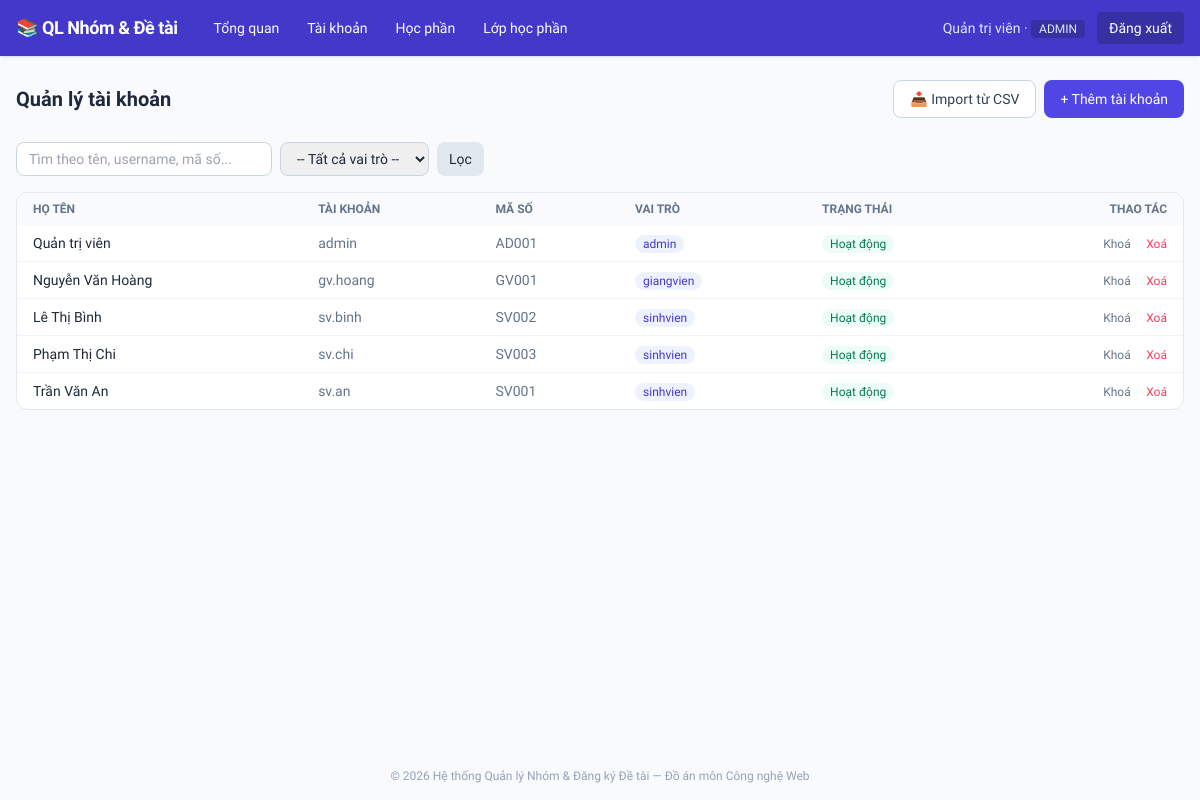
Page /admin/accounts.php (signed in) on the committed database.
### tables this page shows
CREATE TABLE users (
    id INT AUTO_INCREMENT PRIMARY KEY,
    username VARCHAR(50) NOT NULL UNIQUE,
    password VARCHAR(255) NOT NULL,
    ho_ten VARCHAR(150) NOT NULL,
    email VARCHAR(150),
    mssv_mgv VARCHAR(50) COMMENT 'Mã số sinh viên hoặc mã giảng viên',
    role ENUM('admin','giangvien','sinhvien') NOT NULL,
    trang_thai ENUM('active','locked') NOT NULL DEFAULT 'active',
    created_at DATETIME DEFAULT CURRENT_TIMESTAMP
);

### includes/auth.php (called while the page is built, shortened)
<?php
function dang_nhap(): bool
{
    return isset($_SESSION['user_id']);
}
function current_user(): ?array
{
    return [
        'id'      => $_SESSION['user_id'],
        'username'=> $_SESSION['username'],
        'ho_ten'  => $_SESSION['ho_ten'],
        'role'    => $_SESSION['role'],
    ];
}

### config/database.php (called while the page is built, shortened)
<?php
$DB_HOST = 'localhost';
$DB_NAME = 'qlnhom_detai';
$DB_USER = 'root';
$DB_PASS = '';
try {
    $mysqli = new mysqli($DB_HOST, $DB_USER, $DB_PASS, $DB_NAME);
    $mysqli->set_charset('utf8mb4');
} catch (mysqli_sql_exception $e) {
    die('Lỗi kết nối CSDL: ' . htmlspecialchars($e->getMessage()) .
        '<br>Hãy kiểm tra XAMPP (Apache + MySQL) đã bật, đã import file database/schema.sql, và PHP đang dùng là bản >= 8.1.');
}
function db_stmt(string $sql, array $params = []): mysqli_stmt
{
    global $mysqli;
    $stmt = $mysqli->prepare($sql);
    $stmt->execute($params);
    return $stmt;
}
function db_query(string $sql, array $params = []): array
{
    $stmt = db_stmt($sql, $params);
    $result = $stmt->get_result();
    $rows = $result ? $result->fetch_all(MYSQLI_ASSOC) : [];
    return $rows;
}

### includes/functions.php (called while the page is built, shortened)
<?php
function e(?string $str): string
{
    return htmlspecialchars($str ?? '', ENT_QUOTES, 'UTF-8');
}

### admin/accounts.php (the view, shortened to what this page needs)
<?php
$q = trim($_GET['q'] ?? '');
$sql = 'SELECT * FROM users WHERE 1=1';
$params = [];
$sql .= ' ORDER BY role, ho_ten';
$users = db_query($sql, $params);
include __DIR__ . '/../includes/header.php';
?>
<div class="flex flex-wrap items-center justify-between gap-3 mb-6">
  <h1 class="text-xl font-bold text-slate-800">Quản lý tài khoản</h1>
  <div class="flex gap-2">
    <a href="<?= BASE_URL ?>/admin/accounts_import.php" class="bg-white border border-slate-300 hover:border-brand-400 text-slate-700 text-sm px-4 py-2 rounded-lg transition">📥 Import từ CSV</a>
    <button onclick="document.getElementById('modalAdd').classList.remove('hidden')" class="bg-brand-600 hover:bg-brand-700 text-white text-sm px-4 py-2 rounded-lg transition">+ Thêm tài khoản</button>
  </div>
</div>
<form method="get" class="flex flex-wrap gap-2 mb-4">
  <input type="text" name="q" value="<?= e($q) ?>" placeholder="Tìm theo tên, username, mã số..." class="border border-slate-300 rounded-lg px-3 py-1.5 text-sm w-64">
  <select name="role" class="border border-slate-300 rounded-lg px-3 py-1.5 text-sm">
    <option value="">-- Tất cả vai trò --</option>
  </select>
  <button class="bg-slate-200 hover:bg-slate-300 text-sm px-3 py-1.5 rounded-lg">Lọc</button>
</form>
<div class="bg-white border border-slate-200 rounded-xl overflow-hidden">
  <table class="w-full text-sm">
    <thead class="bg-slate-50 text-slate-500 text-xs uppercase">
      <tr>
        <th class="text-left px-4 py-2">Họ tên</th>
        <th class="text-left px-4 py-2">Tài khoản</th>
        <th class="text-left px-4 py-2">Mã số</th>
        <th class="text-left px-4 py-2">Vai trò</th>
        <th class="text-left px-4 py-2">Trạng thái</th>
        <th class="text-right px-4 py-2">Thao tác</th>
      </tr>
    </thead>
    <tbody class="divide-y divide-slate-100">
      <?php foreach ($users as $u): ?>
      <tr class="hover:bg-slate-50">
        <td class="px-4 py-2 font-medium text-slate-800"><?= e($u['ho_ten']) ?></td>
        <td class="px-4 py-2 text-slate-500"><?= e($u['username']) ?></td>
        <td class="px-4 py-2 text-slate-500"><?= e($u['mssv_mgv']) ?></td>
        <td class="px-4 py-2">
          <span class="text-xs px-2 py-0.5 rounded-full bg-brand-50 text-brand-700"><?= e($u['role']) ?></span>
        </td>
        <td class="px-4 py-2">
          <?php if ($u['trang_thai'] === 'active'): ?>
            <span class="text-xs px-2 py-0.5 rounded-full bg-emerald-50 text-emerald-700">Hoạt động</span>
          <?php else: ?>
            <span class="text-xs px-2 py-0.5 rounded-full bg-rose-50 text-rose-700">Đã khoá</span>
          <?php endif; ?>
        </td>
        <td class="px-4 py-2 text-right whitespace-nowrap">
          <form method="post" class="inline">
            <button class="text-xs text-slate-500 hover:text-brand-600 mr-3"><?= $u['trang_thai']==='active' ? 'Khoá' : 'Mở khoá' ?></button>
          </form>
          <form method="post" class="inline" onsubmit="return confirm('Xoá tài khoản này?');">
            <button class="text-xs text-rose-500 hover:text-rose-700">Xoá</button>
          </form>
        </td>
      </tr>
      <?php endforeach; ?>
    </tbody>
  </table>
</div>
<?php include __DIR__ . '/../includes/footer.php'; ?>

### includes/header.php (shortened to what this page needs)
<?php
$user = current_user();
?>
<!DOCTYPE html>
<html lang="vi">
<head>
<script src="https://cdn.tailwindcss.com"></script>
</head>
<body class="bg-slate-50 text-slate-800 min-h-screen flex flex-col">
<?php if ($user): ?>
<header class="bg-brand-700 text-white sticky top-0 z-30 shadow">
  <div class="max-w-7xl mx-auto px-4 flex items-center justify-between h-14">
    <div class="flex items-center gap-6">
      <a href="<?= BASE_URL ?>/<?= $user['role'] ?>/dashboard.php" class="font-bold text-lg tracking-tight">
        📚 QL Nhóm & Đề tài
      </a>
      <nav class="hidden md:flex items-center gap-1 text-sm">
        <?php if ($user['role'] === 'admin'): ?>
          <a href="<?= BASE_URL ?>/admin/dashboard.php" class="px-3 py-2 rounded hover:bg-brand-600">Tổng quan</a>
          <a href="<?= BASE_URL ?>/admin/accounts.php" class="px-3 py-2 rounded hover:bg-brand-600">Tài khoản</a>
          <a href="<?= BASE_URL ?>/admin/hocphan.php" class="px-3 py-2 rounded hover:bg-brand-600">Học phần</a>
          <a href="<?= BASE_URL ?>/admin/lop.php" class="px-3 py-2 rounded hover:bg-brand-600">Lớp học phần</a>
        <?php elseif ($user['role'] === 'giangvien'): ?>
          <a href="<?= BASE_URL ?>/giangvien/dashboard.php" class="px-3 py-2 rounded hover:bg-brand-600">Lớp của tôi</a>
          <a href="<?= BASE_URL ?>/giangvien/detai.php" class="px-3 py-2 rounded hover:bg-brand-600">Ngân hàng đề tài</a>
        <?php elseif ($user['role'] === 'sinhvien'): ?>
          <a href="<?= BASE_URL ?>/sinhvien/dashboard.php" class="px-3 py-2 rounded hover:bg-brand-600">Lớp của tôi</a>
          <a href="<?= BASE_URL ?>/sinhvien/loi_moi.php" class="px-3 py-2 rounded hover:bg-brand-600">Lời mời nhóm</a>
        <?php endif; ?>
      </nav>
    </div>
    <div class="flex items-center gap-3 text-sm">
      <span class="hidden sm:inline text-brand-100"><?= e($user['ho_ten']) ?> · <span class="uppercase text-xs bg-brand-800 px-2 py-0.5 rounded"><?= e($user['role']) ?></span></span>
      <a href="<?= BASE_URL ?>/logout.php" class="bg-brand-800 hover:bg-brand-900 px-3 py-1.5 rounded transition">Đăng xuất</a>
    </div>
  </div>
</header>
<?php endif; ?>
<main class="flex-1 max-w-7xl w-full mx-auto px-4 py-6">

### includes/header.php (style rules this page uses)
body { font-family:'Be Vietnam Pro',sans-serif; }

### rows in the picture
users: ho_ten "Quản trị viên", role "ADMIN", username "admin", mssv_mgv "AD001", role "admin", trang_thai "Hoạt động"
users: ho_ten "Nguyễn Văn Hoàng", username "gv.hoang", mssv_mgv "GV001", role "giangvien", trang_thai "Hoạt động"
users: ho_ten "Lê Thị Bình", username "sv.binh", mssv_mgv "SV002", role "sinhvien", trang_thai "Hoạt động"
users: ho_ten "Phạm Thị Chi", username "sv.chi", mssv_mgv "SV003", role "sinhvien", trang_thai "Hoạt động"
users: ho_ten "Trần Văn An", username "sv.an", mssv_mgv "SV001", role "sinhvien", trang_thai "Hoạt động"

### other values in the picture
SITE_NAME "Hệ thống Quản lý Nhóm & Đăng ký Đề tài"
